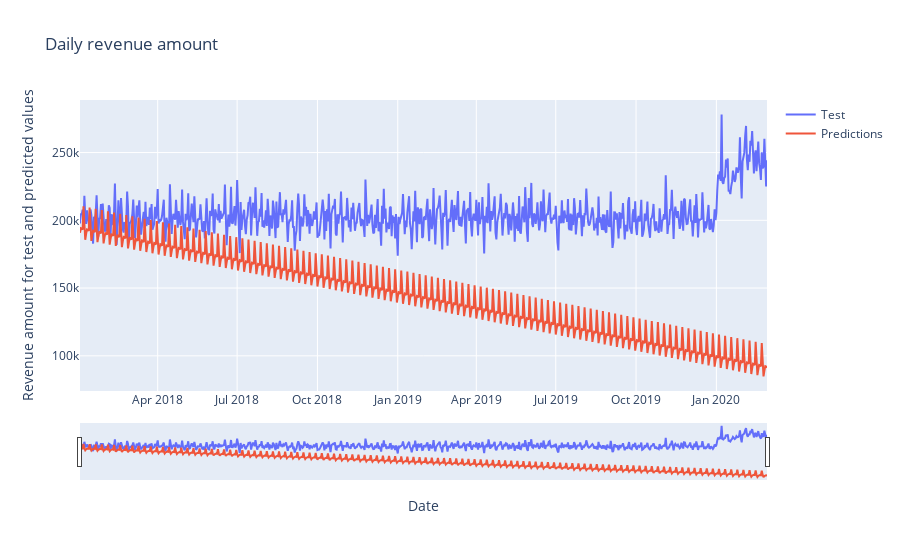

This figure's notebook cell:
### Code cell
plot_test_predictions(test_df['total_amount'], sarima_prediction)

### Figure 1 — Plotly figure (JSON) as saved in the notebook; plotly's stock layout.template omitted (floating-point values rounded to 4 significant figures; data arrays with more than 128 entries replaced by an {"elided": "..."} marker saying what was removed)
{"data": [{"mode": "lines", "name": "Test", "type": "scatter", "x": {"elided": "788 str values"}, "y": {"elided": "788 float values"}}, {"mode": "lines", "name": "Predictions", "type": "scatter", "x": {"elided": "788 str values"}, "y": {"elided": "788 float values"}}], "layout": {"title": {"text": "Daily revenue amount"}, "xaxis": {"rangeslider": {"visible": true}, "title": {"text": "Date"}}, "yaxis": {"title": {"text": "Revenue amount for test and predicted values"}}}}
